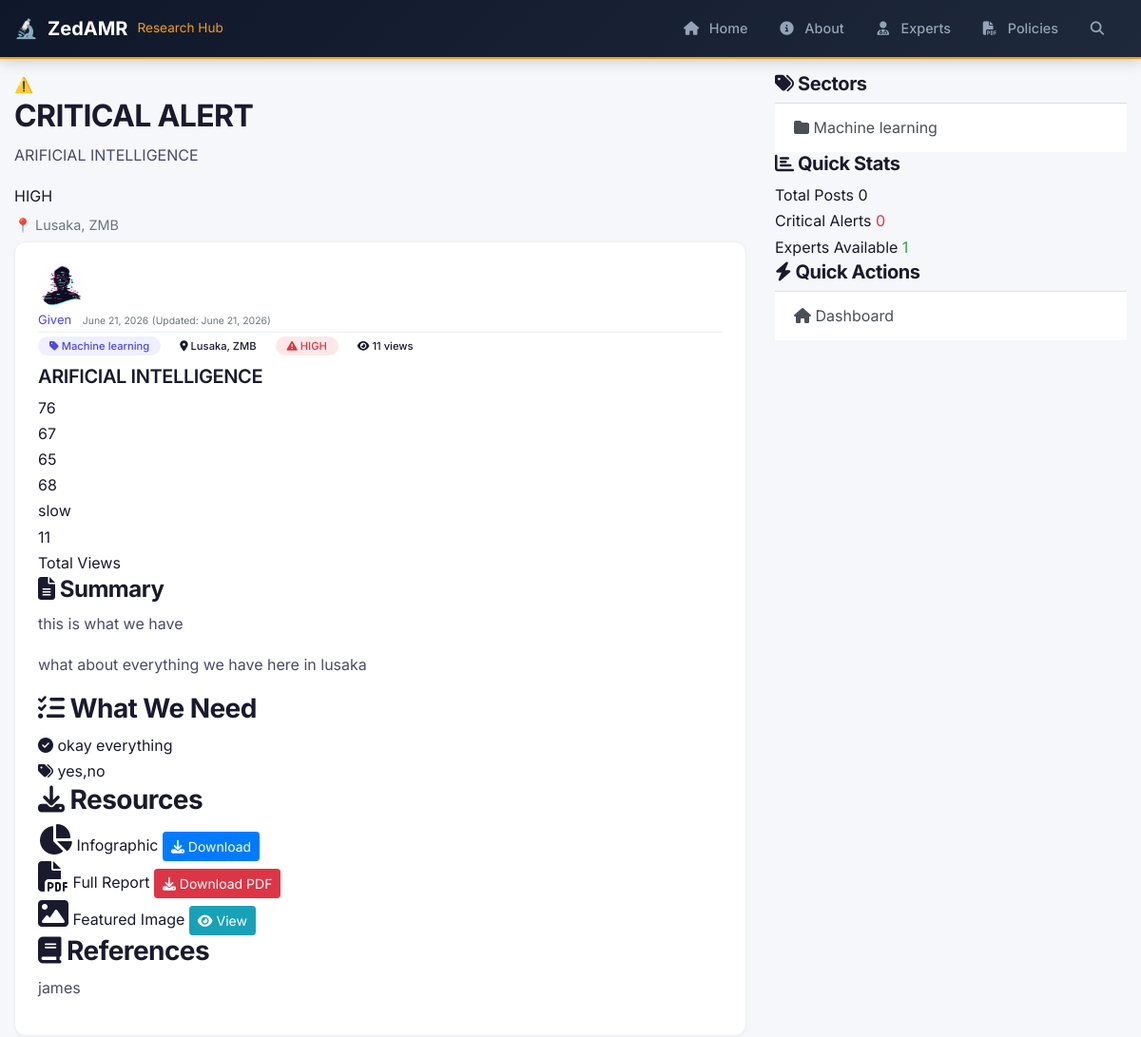
/post/1/ (upper part), run on an earlier commit of the app's database.
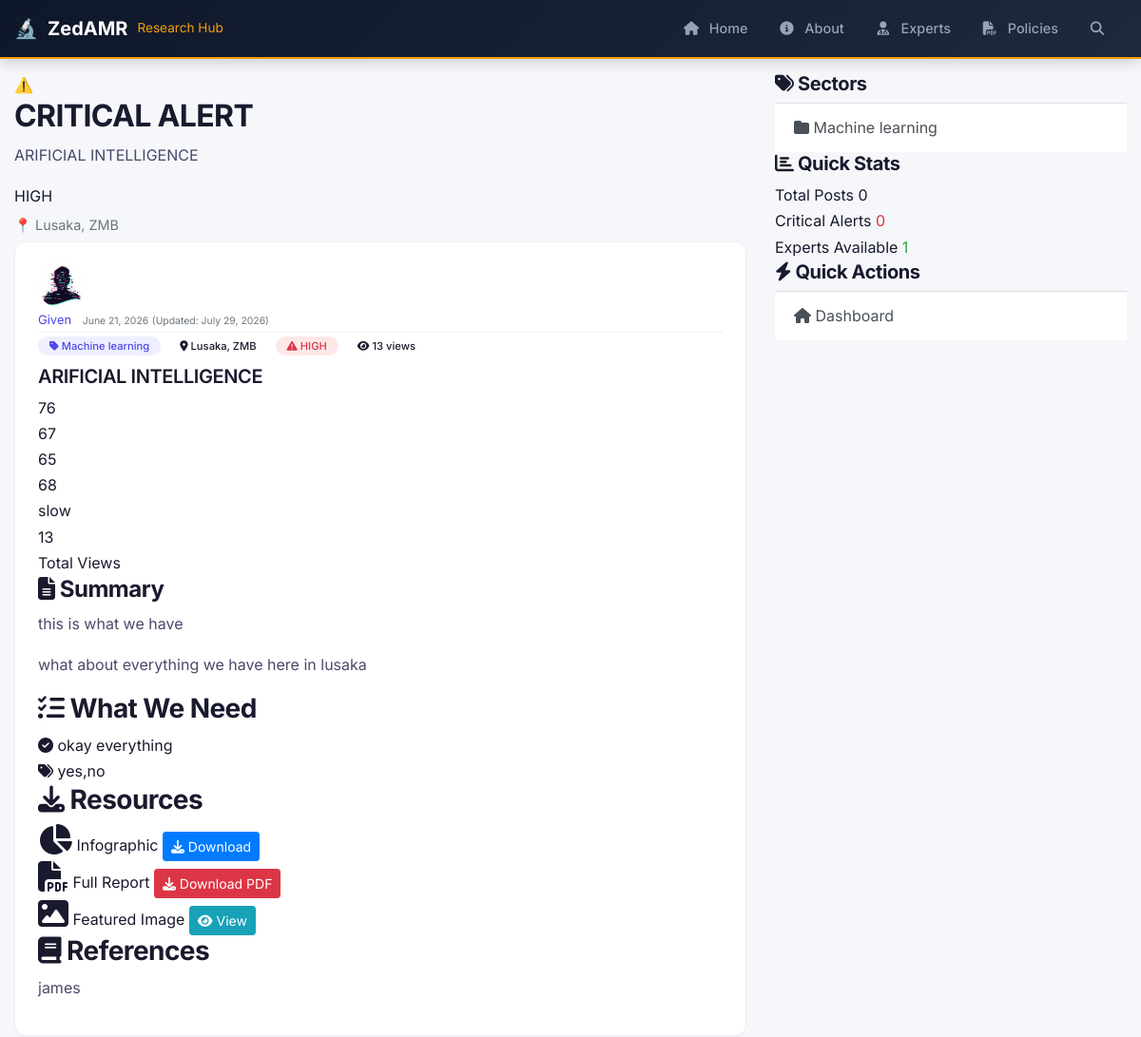
And on a later commit of the database.
### blog/models.py (models this page shows, shortened)
class Post(models.Model):
    title = models.CharField(max_length=500)
    slug = models.SlugField(unique=True, blank=True, null=True)  # Changed to allow null
    summary = models.TextField(help_text="Short summary shown in cards", blank=True)
    content = RichTextField(help_text="Full article content with formatting")  # Or use models.TextField()
    date_posted = models.DateTimeField(default=timezone.now)
    updated_at = models.DateTimeField(auto_now=True)
    author = models.ForeignKey(User, on_delete=models.CASCADE)
    sector = models.ForeignKey(Sector, on_delete=models.SET_NULL, null=True, blank=True)
    threat_level = models.ForeignKey(ThreatLevel, on_delete=models.SET_NULL, null=True, blank=True)
    location = models.CharField(max_length=200, blank=True, help_text="e.g., Lusaka, Ndola, Livingstone")
    statistic_value = models.CharField(max_length=50, blank=True, help_text="e.g., 34%")
    statistic_change = models.CharField(max_length=20, blank=True, help_text="e.g., ↑ 12% in 6m")
    statistic_label = models.CharField(max_length=100, blank=True, help_text="e.g., ICU Resistance")
    cost_estimate = models.CharField(max_length=100, blank=True, help_text="e.g., $47 Million")
    cost_description = models.CharField(max_length=200, blank=True, help_text="e.g., extra beds")
    action_items = models.TextField(blank=True, help_text="Bullet points of action items")
    featured_image = models.ImageField(upload_to='research_images/', blank=True, null=True)
    pdf_file = models.FileField(upload_to='research_pdfs/', blank=True, null=True)
    infographic = models.FileField(upload_to='infographics/', blank=True, null=True)
    views_count = models.IntegerField(default=0)
    is_featured = models.BooleanField(default=False)
    is_alert = models.BooleanField(default=False, help_text="Show as CRITICAL ALERT")
    references = models.TextField(blank=True, help_text="Reference links or citations")
    tags = models.CharField(max_length=500, blank=True, help_text="Comma separated tags")
    def save(self, *args, **kwargs):
        super().save(*args, **kwargs)
    class Meta:
        ordering = ['-date_posted']

class ThreatLevel(models.Model):
    LEVEL_CHOICES = [
        ('CRITICAL', '🔴 Critical'),
        ('HIGH', '🟠 High'),
        ('MEDIUM', '🟡 Medium'),
        ('LOW', '🟢 Low'),
    ]
    level = models.CharField(max_length=10, choices=LEVEL_CHOICES, default='MEDIUM')
    color = models.CharField(max_length=7, default='#FF4444')

class Sector(models.Model):
    name = models.CharField(max_length=100)
    slug = models.SlugField(unique=True, blank=True, null=True)  # Changed to allow null
    icon = models.CharField(max_length=50, help_text="FontAwesome icon class", blank=True)
    description = models.TextField(blank=True)

### users/models.py (models this page shows, shortened)
class Profile(models.Model):
    user = models.OneToOneField(User, on_delete=models.CASCADE)
    image = models.ImageField(default='default.jpg', upload_to='profile_pics')

### blog/views.py (the view)
# urls.py: path('post/<int:pk>/', views.PostDetailView.as_view(), name='blog-detail'),
class PostDetailView(DetailView):
    model = Post
    template_name = 'blog/post_detail.html'
    context_object_name = 'post'
    def get_context_data(self, **kwargs):
        context = super().get_context_data(**kwargs)
        post = self.get_object()
        post.views_count += 1
        post.save()
        context['related_posts'] = Post.objects.filter(
            sector=post.sector
        ).exclude(id=post.id)[:3]
        if not context['related_posts']:
            context['related_posts'] = Post.objects.exclude(
                id=post.id
            ).order_by('-date_posted')[:3]
        context['experts'] = Expert.objects.filter(is_available=True)[:3]
        context['sectors'] = Sector.objects.all()
        if post.threat_level:
            context['threat_color'] = post.threat_level.color
        return context

### blog/context_processors.py (called while the page is built, shortened)
def admin_context(request):
    return {}

### blog/templates/blog/post_detail.html (shortened to what the changed rows need)
{% extends 'blog/base.html' %}
{% load static %}
{% block content %}
{% if object.is_alert %}
<div class="alert-banner critical-alert">
    <div class="alert-icon">⚠️</div>
    <div class="alert-content">
        <h2>CRITICAL ALERT</h2>
        <p>{{ object.title }}</p>
        {% if object.threat_level %}
        <span class="threat-level">
            {{ object.threat_level.level }}
        </span>
        {% endif %}
        <div class="alert-location">📍 {{ object.location|default:"Zambia" }}</div>
    </div>
</div>
{% endif %}
<article class="media content-section">
    <div class="media-body">
        <div class="article-metadata">
            <div class="author-section">
                <img class="rounded-circle article-img" src="{{ object.author.profile.image.url }}" alt="{{ object.author }}">
                <div class="author-info">
                    <a class="mr-2" href="#">{{ object.author }}</a>
                    <small class="text-muted">{{ object.date_posted|date:"F d, Y" }}</small>
                    {% if object.updated_at != object.date_posted %}
                    <small class="text-muted">(Updated: {{ object.updated_at|date:"F d, Y" }})</small>
                    {% endif %}
                </div>
            </div>
        </div>
        <div class="post-badges">
            {% if object.sector %}
            <span class="badge sector-badge">
                <i class="fas fa-tag"></i> {{ object.sector.name }}
            </span>
            {% endif %}
            {% if object.location %}
            <span class="badge location-badge">
                <i class="fas fa-map-marker-alt"></i> {{ object.location }}
            </span>
            {% endif %}
            {% if object.threat_level %}
            <span class="badge threat-badge">
                <i class="fas fa-exclamation-triangle"></i> {{ object.threat_level.level }}
            </span>
            {% endif %}
            <span class="badge views-badge">
                <i class="fas fa-eye"></i> {{ object.views_count }} views
            </span>
        </div>
        <h2 class="article-title">{{ object.title }}</h2>
        {% if object.statistic_value or object.cost_estimate %}
        <div class="stats-dashboard">
            {% if object.statistic_value %}
            <div class="stat-card">
                <div class="stat-value">{{ object.statistic_value }}</div>
                {% if object.statistic_change %}
                <div class="stat-change">{{ object.statistic_change }}</div>
                {% endif %}
                <div class="stat-label">{{ object.statistic_label|default:"Statistic" }}</div>
            </div>
            {% endif %}
            {% if object.cost_estimate %}
            <div class="stat-card cost-card">
                <div class="stat-value">{{ object.cost_estimate }}</div>
                <div class="stat-label">{{ object.cost_description|default:"Estimated Cost" }}</div>
            </div>
            {% endif %}
            {% if object.views_count %}
            <div class="stat-card impact-card">
                <div class="stat-value">{{ object.views_count }}</div>
                <div class="stat-label">Total Views</div>
            </div>
            {% endif %}
        </div>
        {% endif %}
        {% if object.summary %}
        <div class="post-summary">
            <h4><i class="fas fa-file-alt"></i> Summary</h4>
            <p class="summary-text">{{ object.summary }}</p>
        </div>
        {% endif %}
        <div class="post-content">
            {{ object.content|safe }}
        </div>
        {% if object.action_items %}
        <div class="action-items">
            <h3><i class="fas fa-tasks"></i> What We Need</h3>
            <ul>
                {% for item in object.action_items.splitlines %}
                    {% if item.strip %}
                    <li><i class="fas fa-check-circle"></i> {{ item }}</li>
                    {% endif %}
                {% endfor %}
            </ul>
        </div>
        {% endif %}
        {% if object.tags %}
        <div class="post-tags">
            <i class="fas fa-tags"></i>
            {% for tag in object.tags.split|slice:":10" %}
                <span class="tag">{{ tag }}</span>
            {% endfor %}
        </div>
        {% endif %}
        {% if object.infographic or object.pdf_file %}
        <div class="resources-section">
            <h3><i class="fas fa-download"></i> Resources</h3>
            <div class="resource-grid">
            </div>
        </div>
        {% endif %}
        {% if object.references %}
        <div class="references-section">
            <h3><i class="fas fa-book"></i> References</h3>
            <div class="reference-list">
                {{ object.references|linebreaks }}
            </div>
        </div>
        {% endif %}
    </div>
</article>
{% endblock content %}

What changed in the data, as far as the page shows it:
changed Post "ARIFICIAL INTELLIGENCE": updated_at "June 21, 2026" → "July 29, 2026"; views_count "11" → "13"
